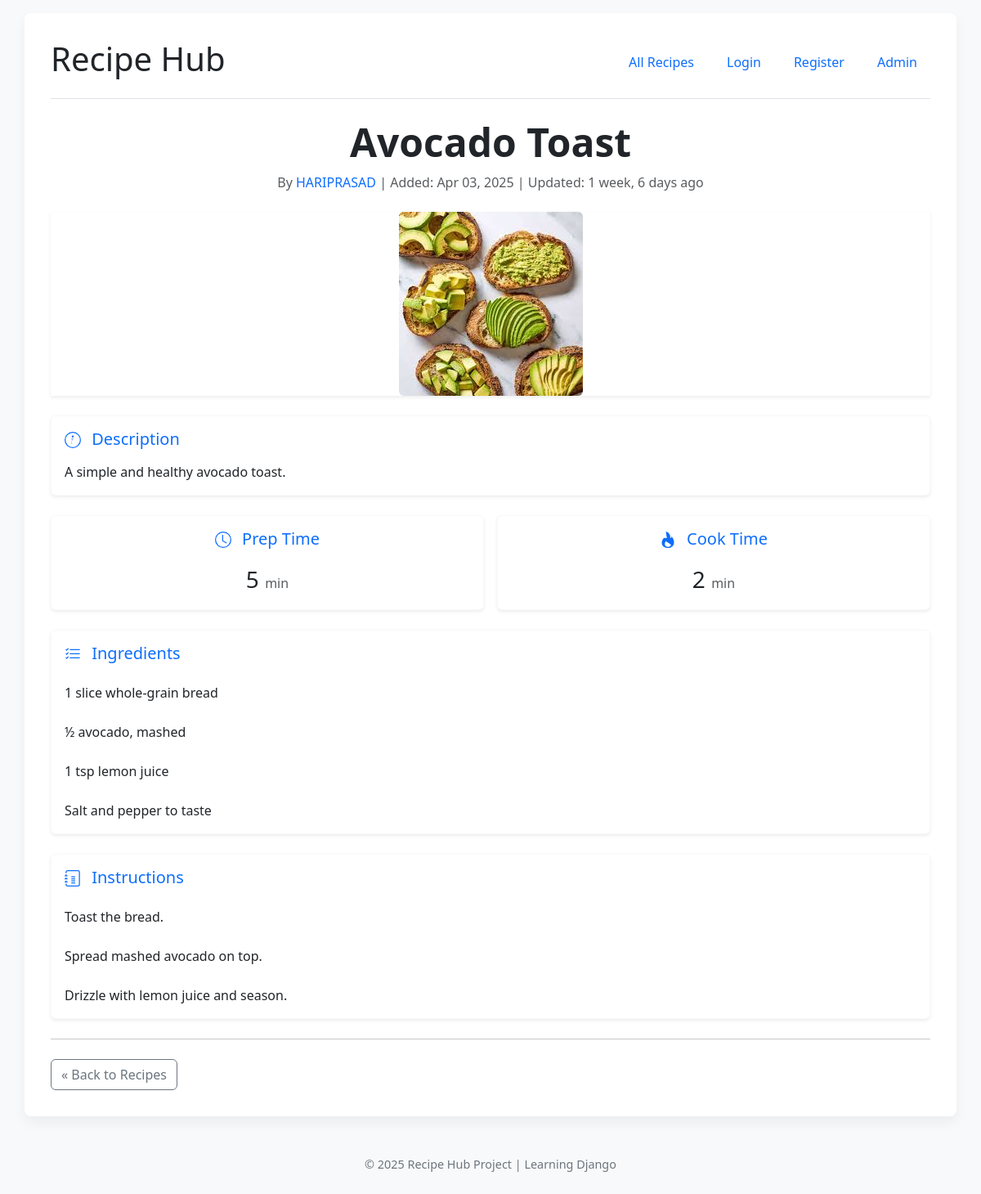
The page /recipes/11/ on the database its author committed.
### recipes/models.py (models this page shows, shortened)
class Recipe(models.Model):
    title = models.CharField(max_length=200)
    description = models.TextField(blank=True, null=True)
    instructions = models.TextField()
    prep_time = models.PositiveIntegerField(help_text='Preparation time in minutes')
    cook_time = models.PositiveIntegerField(help_text='Cooking time in minutes')
    author = models.ForeignKey(User, on_delete=models.CASCADE)
    created_at = models.DateTimeField(default=timezone.now, editable=False)
    updated_at = models.DateTimeField(auto_now=True)
    image = models.ImageField(upload_to='recipe_images/', blank=True, null=True)
    ingredients = models.TextField(help_text='List ingredients, one per line or separated by commas')
    class Meta:
        ordering = ['-created_at']

### recipes/views.py (the view)
# urls.py: path('<int:pk>/', views.recipe_detail, name='recipe_detail'),
def recipe_detail(request, pk):
    recipe = get_object_or_404(Recipe, pk=pk)
    context = {
        'recipe': recipe,
        'page_title': recipe.title
    }
    return render(request, 'recipes/recipe_detail.html', context)

### templates/recipes/recipe_detail.html (shortened to what this page needs)
{% extends "base.html" %}
{% block content %}
    <article class="recipe-detail">
        <div class="text-center mb-4">
            <h2 class="display-5 fw-bold">{{ recipe.title }}</h2>
            <p class="text-muted">
                By <a href="#" class="text-decoration-none">{{ recipe.author.username }}</a> |
                Added: {{ recipe.created_at|date:"M d, Y" }} |
                Updated: {{ recipe.updated_at|timesince }} ago
            </p>
        </div>
        {% if recipe.image %}
            <div class="mb-4 text-center shadow-sm">
                <img src="{{ recipe.image.url }}" alt="{{ recipe.title }}" class="img-fluid rounded" style="max-height: 500px;">
            </div>
        {% endif %}
        {% if recipe.description %}
            <div class="card mb-4 border-light shadow-sm">
                <div class="card-body">
                     <h5 class="card-title text-primary mb-3">
                         Description
                     </h5>
                    <p class="card-text">{{ recipe.description|linebreaksbr }}</p>
                </div>
            </div>
        {% endif %}
        <div class="row mb-4 g-3">
            <div class="col-md-6">
                 <div class="card h-100 text-center border-light shadow-sm">
                    <div class="card-body">
                         <h5 class="card-title text-primary mb-3">
                            <svg xmlns="http://www.w3.org/2000/svg" width="20" height="20" fill="currentColor" class="bi bi-clock me-2" viewBox="0 0 16 16"><path d="M8 3.5a.5.5 0 0 0-1 0V9a.5.5 0 0 0 .252.434l3.5 2a.5.5 0 0 0 .496-.868L8 8.71V3.5z"/><path d="M8 16A8 8 0 1 0 8 0a8 8 0 0 0 0 16zm7-8A7 7 0 1 1 1 8a7 7 0 0 1 14 0z"/></svg>
                            Prep Time
                         </h5>
                        <p class="card-text fs-3 fw-light">{{ recipe.prep_time }} <small class="fs-6 text-muted">min</small></p>
                    </div>
                </div>
            </div>
             <div class="col-md-6">
                 <div class="card h-100 text-center border-light shadow-sm">
                    <div class="card-body">
                         <h5 class="card-title text-primary mb-3">
                             Cook Time
                         </h5>
                        <p class="card-text fs-3 fw-light">{{ recipe.cook_time }} <small class="fs-6 text-muted">min</small></p>
                    </div>
                </div>
            </div>
        </div>
        <div class="card mb-4 border-light shadow-sm">
             <div class="card-header bg-white border-0 pt-3">
                 <h5 class="card-title text-primary mb-0">
                     Ingredients
                 </h5>
             </div>
            <div class="card-body">
                <div class="card-text">{{ recipe.ingredients|linebreaksbr }}</div>
            </div>
        </div>
         <div class="card mb-4 border-light shadow-sm">
              <div class="card-header bg-white border-0 pt-3">
                 <h5 class="card-title text-primary mb-0">
                    Instructions
                 </h5>
              </div>
            <div class="card-body">
                <div class="card-text">{{ recipe.instructions|linebreaksbr }}</div>
            </div>
        </div>
        <hr class="my-4">
        <div class="d-flex justify-content-between align-items-center">
            <a href="{% url 'recipes:recipe_list' %}" class="btn btn-outline-secondary">
                « Back to Recipes
            </a>
        </div>
    </article>
{% endblock %}

### templates/base.html (style rules this page uses)
body { padding-top: 1rem; padding-bottom: 1rem; min-height: 100vh; display: flex; flex-direction: column; background-color: #f8f9fa; }

### rows shown on the page
Recipe: title "Avocado Toast", author.username "HARIPRASAD", created_at "Apr 03, 2025", updated_at "1 week, 6 days", image (picture), description "A simple and healthy avocado toast.", prep_time "5", cook_time "2", ingredients "1 slice whole-grain bread ½ avocado, mashed 1 tsp lemon juice Salt and pepper to taste", instructions "Toast the bread. Spread mashed avocado on top. Drizzle with lemon juice and season."
